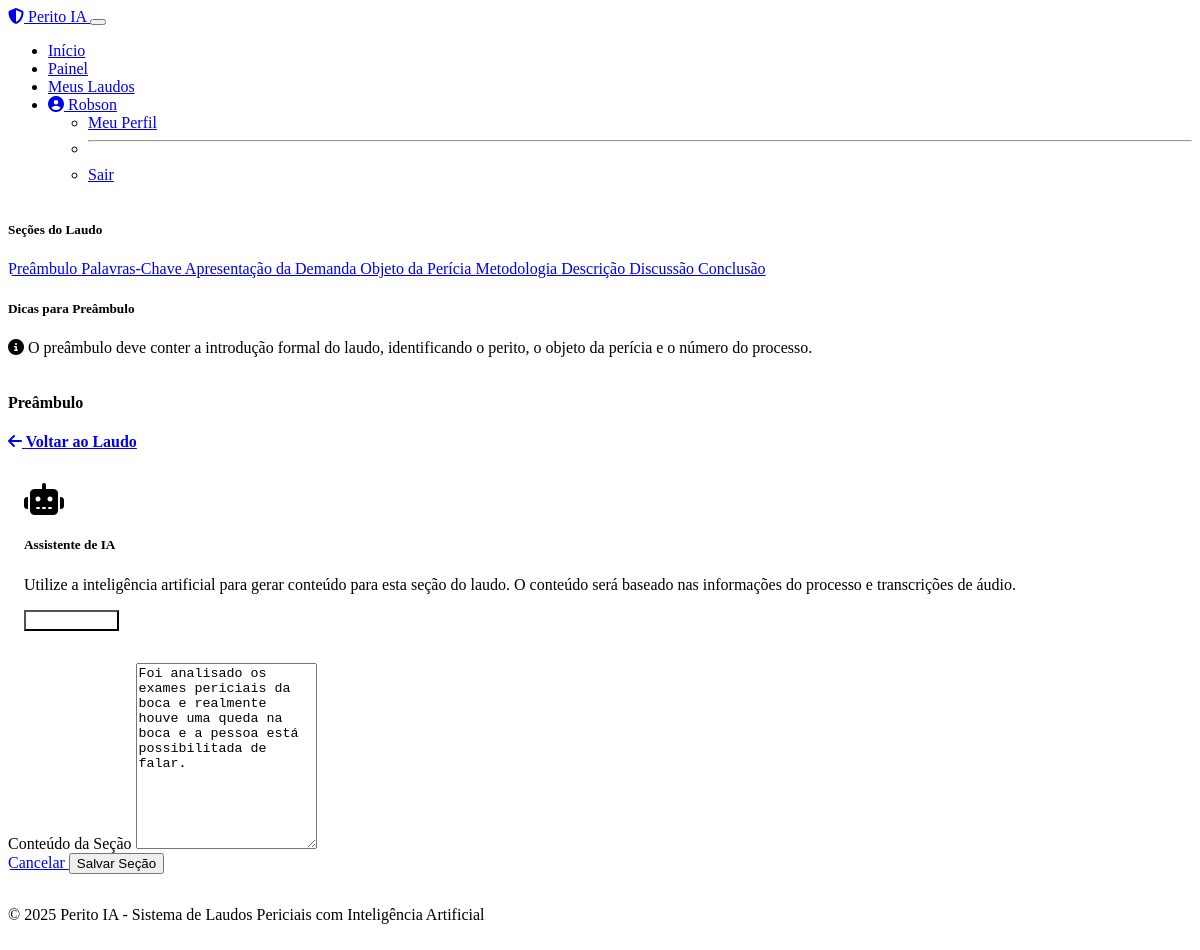
The page /laudos/1/secoes/preambulo (signed in) on the database its author committed.
### models.py (models this page shows, shortened)
class User(UserMixin, db.Model):
    id = db.Column(db.Integer, primary_key=True)
    username = db.Column(db.String(64), unique=True, nullable=False)
    email = db.Column(db.String(120), unique=True, nullable=False)
    password_hash = db.Column(db.String(256), nullable=False)
    created_at = db.Column(db.DateTime, default=datetime.utcnow)
    laudos = db.relationship('Laudo', backref='author', lazy='dynamic')

class LaudoSecao(db.Model):
    id = db.Column(db.Integer, primary_key=True)
    laudo_id = db.Column(db.Integer, db.ForeignKey('laudo.id'), nullable=False)
    secao_tipo = db.Column(db.String(50), nullable=False)  # preambulo, palavras_chave, etc.
    conteudo = db.Column(db.Text)
    completed = db.Column(db.Boolean, default=False)
    created_at = db.Column(db.DateTime, default=datetime.utcnow)
    updated_at = db.Column(db.DateTime, default=datetime.utcnow, onupdate=datetime.utcnow)

### routes.py (the view)
@app.route('/laudos/<int:laudo_id>/secoes/<string:secao_tipo>', methods=['GET', 'POST'])
@login_required
def edit_secao(laudo_id, secao_tipo):
    laudo = Laudo.query.filter_by(id=laudo_id, user_id=current_user.id).first_or_404()
    secao = LaudoSecao.query.filter_by(laudo_id=laudo.id, secao_tipo=secao_tipo).first_or_404()
    form = SecaoForm()
    if form.validate_on_submit():
        secao.conteudo = form.conteudo.data
        secao.completed = True
        secao.updated_at = datetime.utcnow()
        db.session.commit()
        flash(f'Seção {secao.secao_tipo} atualizada com sucesso!', 'success')
        return redirect(url_for('laudo_view', laudo_id=laudo.id))
    elif request.method == 'GET':
        form.conteudo.data = secao.conteudo
    secao_titulo = {
        'preambulo': 'Preâmbulo',
        'palavras_chave': 'Palavras-Chave',
        'apresentacao_demanda': 'Apresentação da Demanda',
        'objeto_pericia': 'Objeto da Perícia',
        'metodologia': 'Metodologia',
        'descricao': 'Descrição',
        'discussao': 'Discussão',
        'conclusao': 'Conclusão'
    }
    return render_template('laudo_edit.html', title=f'Editar {secao_titulo.get(secao_tipo, secao_tipo)}',
                           form=form, laudo=laudo, secao=secao, secao_titulo=secao_titulo.get(secao_tipo, secao_tipo))

### forms.py
class SecaoForm(FlaskForm):
    conteudo = TextAreaField('Conteúdo', validators=[DataRequired()])
    submit = SubmitField('Salvar Seção')

### app.py (called while the page is built)
@login_manager.user_loader
def load_user(user_id):
    return db.session.get(User, int(user_id))

### templates/laudo_edit.html (shortened to what this page needs)
{% extends "layout.html" %}
{% block content %}
<div class="row">
    <div class="col-md-3">
        <div class="card shadow mb-4">
            <div class="card-header bg-primary text-white">
                <h5 class="mb-0">Seções do Laudo</h5>
            </div>
            <div class="list-group list-group-flush">
                {% set secoes_titulos = {
                    'preambulo': 'Preâmbulo',
                    'palavras_chave': 'Palavras-Chave',
                    'apresentacao_demanda': 'Apresentação da Demanda',
                    'objeto_pericia': 'Objeto da Perícia',
                    'metodologia': 'Metodologia',
                    'descricao': 'Descrição',
                    'discussao': 'Discussão',
                    'conclusao': 'Conclusão'
                } %}
                {% for s in secoes_titulos %}
                    <a href="{{ url_for('edit_secao', laudo_id=laudo.id, secao_tipo=s) }}"
                       class="list-group-item list-group-item-action {{ 'active' if s == secao.secao_tipo }}">
                        {{ secoes_titulos[s] }}
                    </a>
                {% endfor %}
            </div>
        </div>
        <div class="card shadow mb-4">
            <div class="card-header bg-primary text-white">
                <h5 class="mb-0">Dicas para {{ secao_titulo }}</h5>
            </div>
            <div class="card-body">
                {% if secao.secao_tipo == 'preambulo' %}
                    <p><i class="fas fa-info-circle text-primary me-2"></i> O preâmbulo deve conter a introdução formal do laudo, identificando o perito, o objeto da perícia e o número do processo.</p>
                {% elif secao.secao_tipo == 'palavras_chave' %}
                    <p><i class="fas fa-info-circle text-primary me-2"></i> Liste as palavras-chave mais relevantes relacionadas ao tema da perícia, facilitando a indexação do documento.</p>
                {% elif secao.secao_tipo == 'apresentacao_demanda' %}
                    <p><i class="fas fa-info-circle text-primary me-2"></i> Apresente o contexto da perícia, explicando brevemente o caso e a razão pela qual a perícia foi solicitada.</p>
                {% elif secao.secao_tipo == 'objeto_pericia' %}
                    <p><i class="fas fa-info-circle text-primary me-2"></i> Defina claramente qual é o objeto da perícia, ou seja, o que está sendo analisado ou avaliado.</p>
                {% elif secao.secao_tipo == 'metodologia' %}
                    <p><i class="fas fa-info-circle text-primary me-2"></i> Descreva os métodos, técnicas e procedimentos utilizados durante a perícia, fundamentando seu trabalho.</p>
                {% elif secao.secao_tipo == 'descricao' %}
                    <p><i class="fas fa-info-circle text-primary me-2"></i> Faça uma descrição detalhada dos fatos, objetos ou situações observadas durante a perícia.</p>
                {% elif secao.secao_tipo == 'discussao' %}
                    <p><i class="fas fa-info-circle text-primary me-2"></i> Analise os achados da perícia à luz do conhecimento técnico-científico, correlacionando com os quesitos e evidências.</p>
                {% elif secao.secao_tipo == 'conclusao' %}
                    <p><i class="fas fa-info-circle text-primary me-2"></i> Apresente as conclusões objetivas da perícia, respondendo aos quesitos formulados pelas partes ou pelo juízo.</p>
                {% endif %}
            </div>
        </div>
    </div>
    <div class="col-md-9">
        <div class="card shadow mb-4">
            <div class="card-header bg-primary text-white d-flex justify-content-between align-items-center">
                <h4 class="mb-0">{{ secao_titulo }}</h4>
                <a href="{{ url_for('laudo_view', laudo_id=laudo.id) }}" class="btn btn-sm btn-light">
                    <i class="fas fa-arrow-left me-1"></i> Voltar ao Laudo
                </a>
            </div>
            <div class="card-body">
                <div class="ai-generation-area mb-4">
                    <div class="d-flex align-items-start">
                        <div class="flex-shrink-0 me-3">
                            <i class="fas fa-robot fa-2x text-primary"></i>
                        </div>
                        <div class="flex-grow-1">
                            <h5>Assistente de IA</h5>
                            <p>Utilize a inteligência artificial para gerar conteúdo para esta seção do laudo. O conteúdo será baseado nas informações do processo e transcrições de áudio.</p>
                            <button class="btn btn-ai btn-gerar-secao" data-secao="{{ secao.secao_tipo }}" data-laudo="{{ laudo.id }}">
                                <span class="btn-text">Gerar com IA</span>
                            </button>
                        </div>
                    </div>
                </div>
                <form method="POST" action="" novalidate>
                    <div class="mb-3">
                        <label for="conteudo" class="form-label">Conteúdo da Seção</label>
                        {{ form.conteudo(class="form-control", id="conteudo-" + secao.secao_tipo, rows="12") }}
                    </div>
                    <div class="d-flex justify-content-end">
                        <a href="{{ url_for('laudo_view', laudo_id=laudo.id) }}" class="btn btn-secondary me-2">
                            Cancelar
                        </a>
                        {{ form.submit(class="btn btn-primary") }}
                    </div>
                </form>
            </div>
        </div>
    </div>
</div>
{% endblock %}

### templates/layout.html (shortened to what this page needs)
<!DOCTYPE html>
<html lang="pt-BR" data-bs-theme="dark">
<head>
    <link rel="stylesheet" href="https://cdn.replit.com/agent/bootstrap-agent-dark-theme.min.css">
    <link rel="stylesheet" href="https://cdnjs.cloudflare.com/ajax/libs/font-awesome/6.4.0/css/all.min.css">
    <link rel="stylesheet" href="{{ url_for('static', filename='css/custom.css') }}">
</head>
<body>
    <nav class="navbar navbar-expand-lg navbar-dark bg-primary">
        <div class="container">
            <a class="navbar-brand" href="{{ url_for('index') }}">
                <i class="fas fa-shield-alt me-2"></i>
                Perito IA
            </a>
            <button class="navbar-toggler" type="button" data-bs-toggle="collapse" data-bs-target="#navbarNav" aria-controls="navbarNav" aria-expanded="false" aria-label="Toggle navigation">
            </button>
            <div class="collapse navbar-collapse" id="navbarNav">
                <ul class="navbar-nav ms-auto">
                    <li class="nav-item">
                        <a class="nav-link" href="{{ url_for('index') }}">Início</a>
                    </li>
                    {% if current_user.is_authenticated %}
                        <li class="nav-item">
                            <a class="nav-link" href="{{ url_for('dashboard') }}">Painel</a>
                        </li>
                        <li class="nav-item">
                            <a class="nav-link" href="{{ url_for('laudo_list') }}">Meus Laudos</a>
                        </li>
                        <li class="nav-item dropdown">
                            <a class="nav-link dropdown-toggle" href="#" id="userDropdown" role="button" data-bs-toggle="dropdown" aria-expanded="false">
                                <i class="fas fa-user-circle me-1"></i>
                                {{ current_user.username }}
                            </a>
                            <ul class="dropdown-menu dropdown-menu-end" aria-labelledby="userDropdown">
                                <li><a class="dropdown-item" href="#">Meu Perfil</a></li>
                                <li><hr class="dropdown-divider"></li>
                                <li><a class="dropdown-item" href="{{ url_for('logout') }}">Sair</a></li>
                            </ul>
                        </li>
                    {% endif %}
                </ul>
            </div>
        </div>
    </nav>
    <main class="py-4">
        <div class="container">
            {% block content %}{% endblock %}
        </div>
    </main>
    <footer class="bg-body-tertiary py-3 mt-auto">
        <div class="container text-center">
            <p class="mb-0 text-muted">
                &copy; 2025 Perito IA - Sistema de Laudos Periciais com Inteligência Artificial
            </p>
        </div>
    </footer>
</body>
</html>

### static/css/custom.css (style rules this page uses)
body { min-height: 100vh; display: flex; flex-direction: column; }
main { flex: 1; }
.card { border-radius: 10px; overflow: hidden; transition: transform 0.3s, box-shadow 0.3s; }
.card-header { font-weight: 600; }
.ai-generation-area { background-color: rgba(var(--bs-primary-rgb), 0.1); border-radius: 5px; padding: 1rem; margin: 1rem 0; }
.ai-generation-area .btn-ai { background-color: var(--bs-primary); color: white; }
footer { margin-top: auto; padding: 1rem 0; border-top: 1px solid var(--bs-border-color); }

### rows shown on the page
User: username "Robson"
LaudoSecao: conteudo "Foi analisado os exames periciais da boca e realmente houve uma queda na boca e a pessoa está possibilitada de falar."

### other values the page prints
{{ secoes_titulos[s] }} "Preâmbulo" "Palavras-Chave" "Apresentação da Demanda" "Objeto da Perícia" "Metodologia" "Descrição" "Discussão" "Conclusão"
{{ secao_titulo }} "Preâmbulo"
